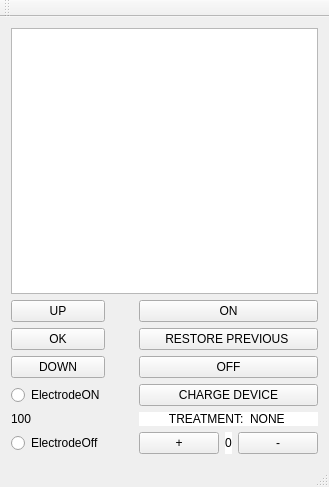
<?xml version="1.0" encoding="UTF-8"?>
<ui version="4.0">
 <class>MainWindow</class>
 <widget class="QMainWindow" name="MainWindow">
  <property name="geometry">
   <rect>
    <x>0</x>
    <y>0</y>
    <width>329</width>
    <height>487</height>
   </rect>
  </property>
  <property name="windowTitle">
   <string>MainWindow</string>
  </property>
  <widget class="QWidget" name="centralWidget">
   <layout class="QGridLayout" name="gridLayout">
    <item row="1" column="0">
     <layout class="QVBoxLayout" name="verticalLayout">
      <item>
       <widget class="QPushButton" name="up">
        <property name="text">
         <string>UP</string>
        </property>
       </widget>
      </item>
      <item>
       <widget class="QPushButton" name="ok">
        <property name="text">
         <string>OK</string>
        </property>
       </widget>
      </item>
      <item>
       <widget class="QPushButton" name="down">
        <property name="text">
         <string>DOWN</string>
        </property>
       </widget>
      </item>
     </layout>
    </item>
    <item row="1" column="2">
     <layout class="QVBoxLayout" name="verticalLayout_2">
      <item>
       <widget class="QPushButton" name="on">
        <property name="text">
         <string>ON</string>
        </property>
       </widget>
      </item>
      <item>
       <widget class="QPushButton" name="restore">
        <property name="text">
         <string>RESTORE PREVIOUS </string>
        </property>
       </widget>
      </item>
      <item>
       <widget class="QPushButton" name="off">
        <property name="text">
         <string>OFF</string>
        </property>
       </widget>
      </item>
     </layout>
    </item>
    <item row="4" column="0">
     <widget class="QLabel" name="clock">
      <property name="styleSheet">
       <string notr="true">font: 20pt &quot;DejaVu Sans&quot;;</string>
      </property>
      <property name="text">
       <string>100</string>
      </property>
     </widget>
    </item>
    <item row="5" column="0">
     <widget class="QRadioButton" name="elecOff">
      <property name="text">
       <string>ElectrodeOff</string>
      </property>
     </widget>
    </item>
    <item row="5" column="2">
     <layout class="QHBoxLayout" name="horizontalLayout">
      <property name="sizeConstraint">
       <enum>QLayout::SetMinimumSize</enum>
      </property>
      <item>
       <widget class="QPushButton" name="incPower">
        <property name="styleSheet">
         <string notr="true">font: 20pt &quot;DejaVu Sans&quot;;</string>
        </property>
        <property name="text">
         <string>+</string>
        </property>
       </widget>
      </item>
      <item>
       <widget class="QLabel" name="powerLevel">
        <property name="styleSheet">
         <string notr="true">background-color: rgb(255, 255, 255);
;
border-color: rgb(0, 0, 0);
font: 20pt &quot;DejaVu Sans&quot;;</string>
        </property>
        <property name="text">
         <string>0</string>
        </property>
        <property name="alignment">
         <set>Qt::AlignCenter</set>
        </property>
       </widget>
      </item>
      <item>
       <widget class="QPushButton" name="decPower">
        <property name="styleSheet">
         <string notr="true">
font: 20pt &quot;DejaVu Sans&quot;;</string>
        </property>
        <property name="text">
         <string>-</string>
        </property>
       </widget>
      </item>
     </layout>
    </item>
    <item row="3" column="2">
     <widget class="QPushButton" name="chargeDev">
      <property name="text">
       <string>CHARGE DEVICE</string>
      </property>
     </widget>
    </item>
    <item row="3" column="0">
     <widget class="QRadioButton" name="elecOn">
      <property name="text">
       <string>ElectrodeON</string>
      </property>
     </widget>
    </item>
    <item row="0" column="0" colspan="3">
     <widget class="QListWidget" name="listWidget">
      <property name="styleSheet">
       <string notr="true">font: 20pt &quot;DejaVu Sans&quot;;
border-color: rgb(0, 0, 0);</string>
      </property>
      <property name="itemAlignment">
       <set>Qt::AlignHCenter</set>
      </property>
     </widget>
    </item>
    <item row="4" column="2">
     <widget class="QLabel" name="treatment">
      <property name="styleSheet">
       <string notr="true">background-color: rgb(255, 255, 255);
border-color: rgb(239, 41, 41);</string>
      </property>
      <property name="text">
       <string>TREATMENT:  NONE </string>
      </property>
      <property name="alignment">
       <set>Qt::AlignCenter</set>
      </property>
     </widget>
    </item>
   </layout>
  </widget>
  <widget class="QToolBar" name="mainToolBar">
   <attribute name="toolBarArea">
    <enum>TopToolBarArea</enum>
   </attribute>
   <attribute name="toolBarBreak">
    <bool>false</bool>
   </attribute>
  </widget>
  <widget class="QStatusBar" name="statusBar"/>
 </widget>
 <layoutdefault spacing="6" margin="11"/>
 <resources/>
 <connections>
  <connection>
   <sender>on</sender>
   <signal>clicked()</signal>
   <receiver>listWidget</receiver>
   <slot>show()</slot>
   <hints>
    <hint type="sourcelabel">
     <x>318</x>
     <y>283</y>
    </hint>
    <hint type="destinationlabel">
     <x>244</x>
     <y>169</y>
    </hint>
   </hints>
  </connection>
  <connection>
   <sender>off</sender>
   <signal>clicked()</signal>
   <receiver>listWidget</receiver>
   <slot>hide()</slot>
   <hints>
    <hint type="sourcelabel">
     <x>318</x>
     <y>324</y>
    </hint>
    <hint type="destinationlabel">
     <x>269</x>
     <y>151</y>
    </hint>
   </hints>
  </connection>
 </connections>
</ui>
